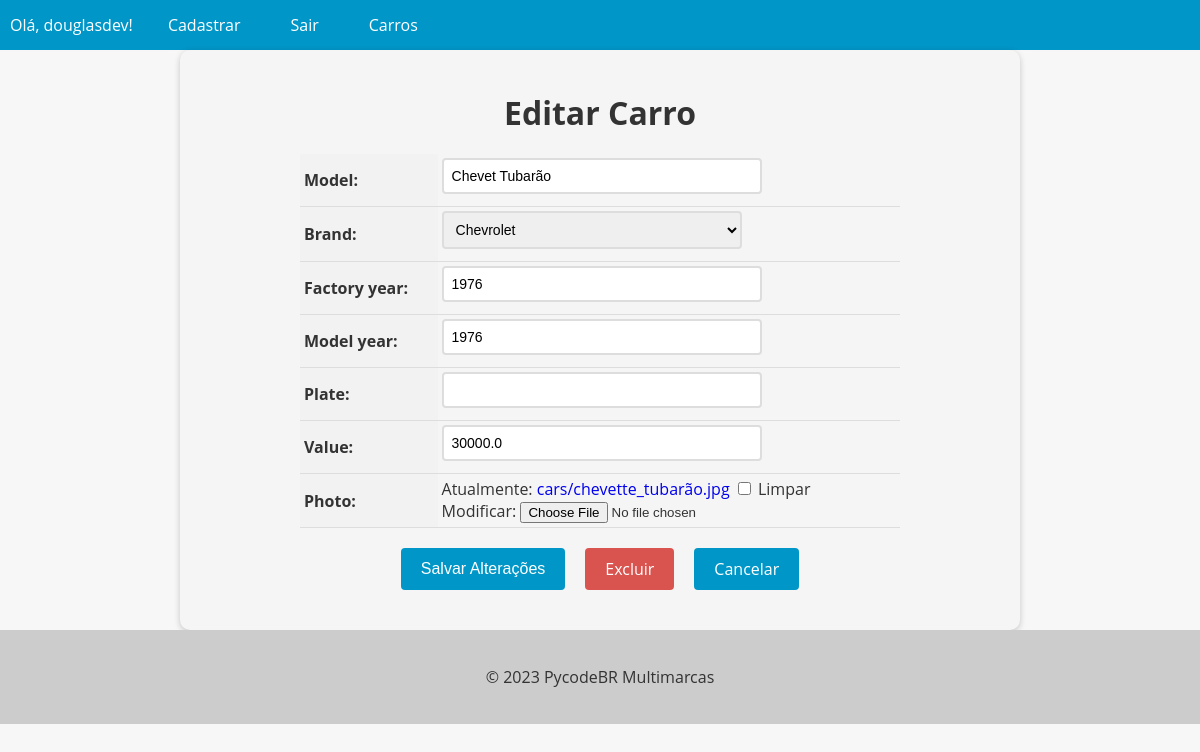
Page /car/2/update/ (signed in) on the earlier database version.
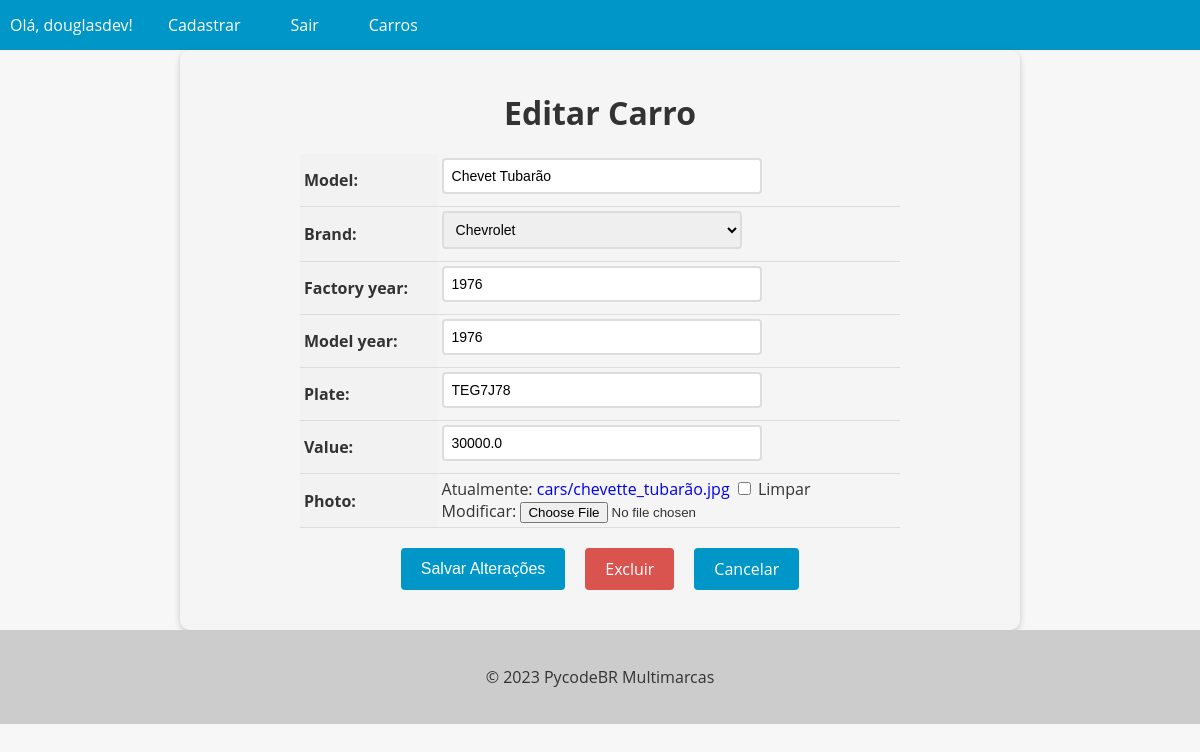
Same page on the later database version.
### cars/models.py (models this page shows, shortened)
class Car(models.Model):
    id = models.AutoField(primary_key=True)
    model = models.CharField(max_length=200)
    brand = models.ForeignKey(Brand, on_delete=models.PROTECT, related_name='car_brand')
    factory_year = models.IntegerField(blank=True, null=True)
    model_year = models.IntegerField(blank=True, null=True)
    plate = models.CharField(max_length=10, blank=True, null=True)
    value = models.FloatField(blank=True, null=True)
    photo = models.ImageField(upload_to='cars/', blank=True, null=True)

### cars/views.py (the view, shortened to what this page needs)
# urls.py: path('car/<int:pk>/update/',CarUpdateView.as_view(), name='car_update'),
@method_decorator(login_required(login_url='/login/'), name='dispatch')
class CarUpdateView(UpdateView):
    model = Car
    form_class = CarModelForm
    template_name = 'car_update.html'

### cars/forms.py (shortened to what this page needs)
class CarModelForm(forms.ModelForm):
    class Meta:
        model = Car
        fields = '__all__'

### cars/models.py (called while the page is built)
    def __str__(self):
        return self.name

### cars/templates/car_update.html (shortened to what this page needs)
{% extends "base.html" %}
{% block content %}
  <form method="post" enctype="multipart/form-data">
    <h1>Editar Carro</h1>
    <table>
      {{ form.as_table }}
    </table>
    <div>
      <div class="buttons-container">
        <input type="submit" value="Salvar Alterações" class="btn btn-primary">
        <a href="{% url 'car_delete' pk=object.pk %}" class="btn btn-danger">Excluir</a>
        <a href="{% url 'cars_list' %}" class="btn btn-secondary">Cancelar</a>
      </div>
    </div>
  </form>
{% endblock %}

Differences in the rows shown:
changed Car "Chevet Tubarão": plate (not shown) → "TEG7J78"
